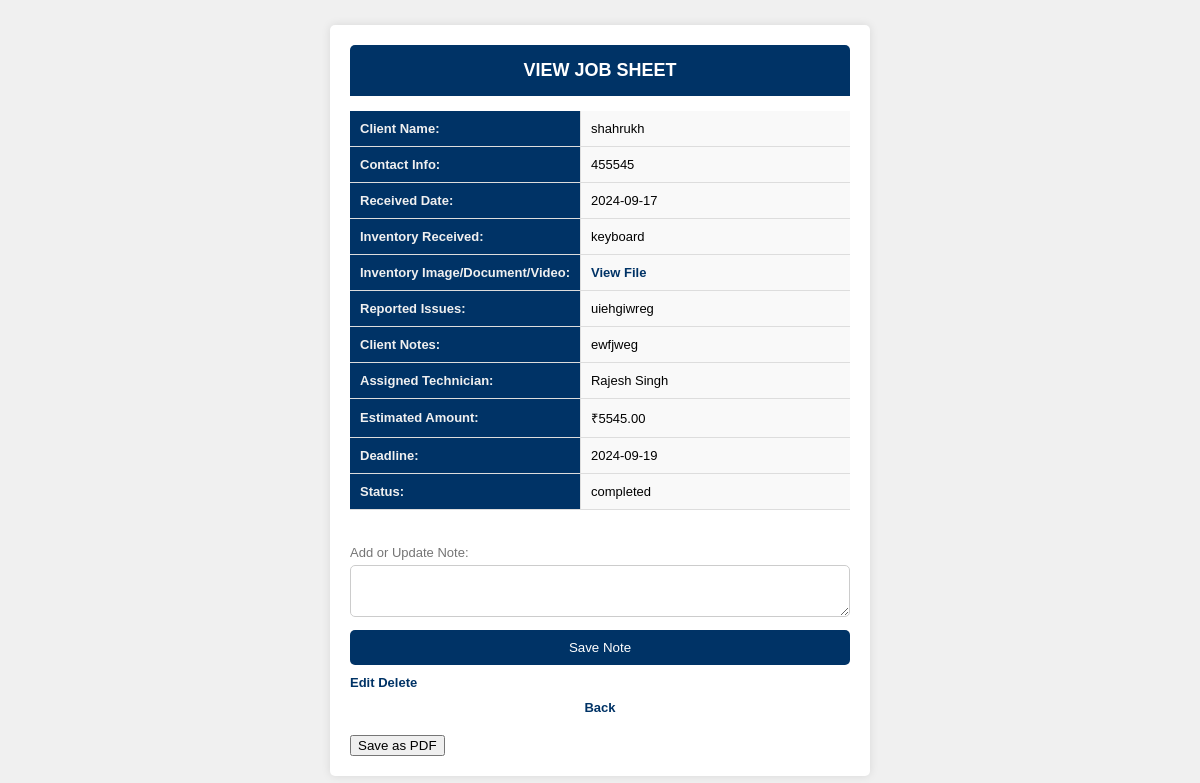
Screenshot of /view.php?id=15 with the database file from the repository.
### tables this page shows
CREATE TABLE `client_inventory` (
  `id` int(11) NOT NULL,
  `client_id` varchar(50) NOT NULL,
  `client_name` varchar(255) NOT NULL,
  `contact_info` varchar(255) DEFAULT NULL,
  `inventory_received` text NOT NULL,
  `inventory_upload` text DEFAULT NULL,
  `received_date` date NOT NULL,
  `reported_issues` text DEFAULT NULL,
  `client_notes` text DEFAULT NULL,
  `assigned_technician` varchar(255) DEFAULT NULL,
  `deadline` date DEFAULT NULL,
  `estimated_amount` decimal(10,2) DEFAULT NULL,
  `status` varchar(50) DEFAULT NULL,
  `created_at` timestamp NOT NULL DEFAULT current_timestamp()
);

### view.php (the view, shortened to what this page needs)
<?php
include('./db/connection.php');
if (isset($_GET['id'])) {
    $client_id = $_GET['id'];
    $sql = "SELECT * FROM client_inventory WHERE id = ?";
    $stmt = $conn->prepare($sql);
    $stmt->bind_param('i', $client_id);
    if (!$stmt->execute()) {
        die("Error executing query: " . $stmt->error);
    }
    $result = $stmt->get_result();
    if ($result->num_rows > 0) {
        $row = $result->fetch_assoc();
    } else {
        echo "<p>No record found for the given client ID.</p>";
        exit;
    }
} else {
    echo "<p>No client ID provided.</p>";
    exit;
}
?>
<!DOCTYPE html>
<html lang="en">
<head>
</head>
<body>
    <div class="container">
        <div class="header">VIEW JOB SHEET</div>
        <div class="table-container">
            <table class="table">
                <tr>
                    <th>Client Name:</th>
                    <td><?php echo htmlspecialchars($row['client_name']); ?></td>
                </tr>
                <tr>
                    <th>Contact Info:</th>
                    <td><?php echo htmlspecialchars($row['contact_info']); ?></td>
                </tr>
                <tr>
                    <th>Received Date:</th>
                    <td><?php echo htmlspecialchars($row['received_date']); ?></td>
                </tr>
                <tr>
                    <th>Inventory Received:</th>
                    <td><?php echo htmlspecialchars($row['inventory_received']); ?></td>
                </tr>
                <tr>
                    <th>Inventory Image/Document/Video:</th>
                    <td>
                        <?php if (!empty($row['inventory_upload'])): ?>
                            <a href="<?php echo htmlspecialchars($row['inventory_upload']); ?>" target="_blank">View File</a>
                        <?php else: ?>
                            No file available
                        <?php endif; ?>
                    </td>
                </tr>
                <tr>
                    <th>Reported Issues:</th>
                    <td><?php echo htmlspecialchars($row['reported_issues']); ?></td>
                </tr>
                <tr>
                    <th>Client Notes:</th>
                    <td><?php echo htmlspecialchars($row['client_notes']); ?></td>
                </tr>
                <tr>
                    <th>Assigned Technician:</th>
                    <td><?php echo htmlspecialchars($row['assigned_technician']); ?></td>
                </tr>
                <tr>
                    <th>Estimated Amount:</th>
                    <td>₹<?php echo htmlspecialchars($row['estimated_amount']); ?></td>
                </tr>
                <tr>
                    <th>Deadline:</th>
                    <td><?php echo htmlspecialchars($row['deadline']); ?></td>
                </tr>
                <tr>
                    <th>Status:</th>
                    <td><?php echo htmlspecialchars($row['status']); ?></td>
                </tr>
            </table>
        </div>
        <div class="notes">
            <label for="note-input">Add or Update Note:</label>
            <textarea id="note-input"></textarea>
            <div class="buttons">
                <button>Save Note</button>
                <div class="buttons-2">
                    <a href='./edit.php?id=<?php echo urlencode($row["id"]); ?>'>
                        Edit
                    </a>
                    <a href='./delete.php?id=<?php echo urlencode($row["id"]); ?>' onclick="return confirm('Are you sure you want to delete this record?');">
                        Delete
                    </a>
                </div>
                <div class="back-btn">
                    <a href='./index.php'>
                        Back
                    </a>
                </div>
            </div>
        </div>
        <div class="pdf-btn">
            <button>Save as PDF</button>
        </div>
    </div>
</body>
</html>

### view.php (style rules this page uses)
body { font-family: Arial, sans-serif; background-color: #f0f0f0; margin: 0; padding: 0; display: flex; justify-content: center; align-items: center; height: 100vh; overflow-x: hidden; }
.container { background-color: white; width: 100%; max-width: 45%; max-height: 95%; box-shadow: 0px 0px 10px rgba(0, 0, 0, 0.1); border-radius: 5px; padding: 20px; box-sizing: border-box; overflow-x: auto; white-space: nowrap; font-size: 13px; }
.header { background-color: #003366; color: white; padding: 15px; text-align: center; font-size: 18px; font-weight: bold; border-radius: 5px 5px 0 0; }
.table-container { overflow-x: auto; }
.table { width: 100%; min-width: 700px; border-collapse: collapse; margin: 15px 0; white-space: nowrap; }
.table th, .table td { padding: 10px; text-align: left; }
.table th { background-color: #003366; width: 30%; border-right: 1px solid #ddd; color: #f0f0f0; border-bottom: 1px solid #ddd; }
.table td { border-bottom: 1px solid #ddd; background-color: #f9f9f9; }
.table td a { color: #003366; text-decoration: none; font-weight: bold; }
.notes { margin-top: 20px; }
.notes label { display: block; margin-bottom: 5px; color: #757575; }
.notes textarea { width: 100%; padding: 10px; margin-bottom: 10px; border: 1px solid #ccc; border-radius: 5px; box-sizing: border-box; }
.buttons { display: flex; flex-direction: column; align-items: flex-start; gap: 10px; }
.buttons button { width: 100%; padding: 10px; background-color: #003366; color: white; border: none; border-radius: 5px; cursor: pointer; }
.buttons-2 a { color: #003366; font-weight: bold; text-decoration: none; }
.back-btn { align-self: center; }
.back-btn a { color: #003366; font-weight: bold; text-decoration: none; }
.pdf-btn { margin-top: 20px; width: 100%; }

### rows the page displays
client_inventory: client_name "shahrukh", contact_info "455545", received_date "2024-09-17", inventory_received "keyboard", reported_issues "uiehgiwreg", client_notes "ewfjweg", assigned_technician "Rajesh Singh", estimated_amount "5545.00", deadline "2024-09-19", status "completed"
